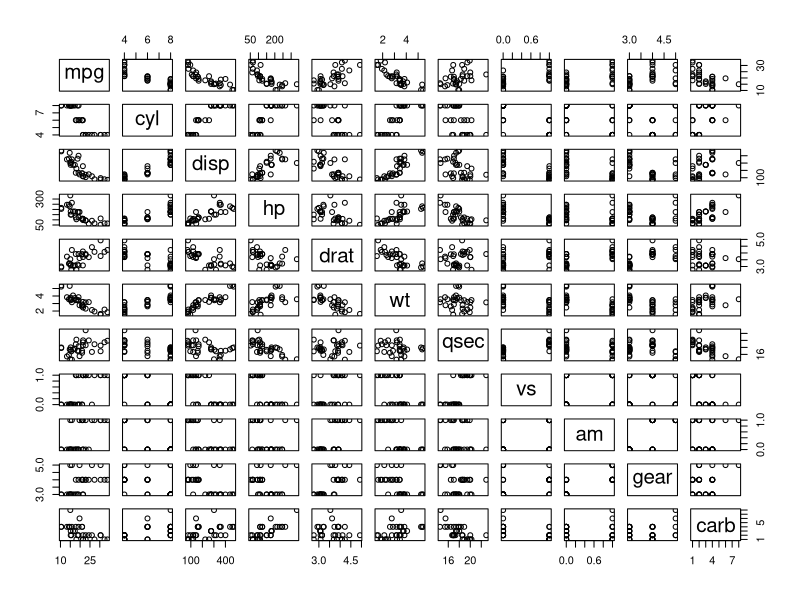
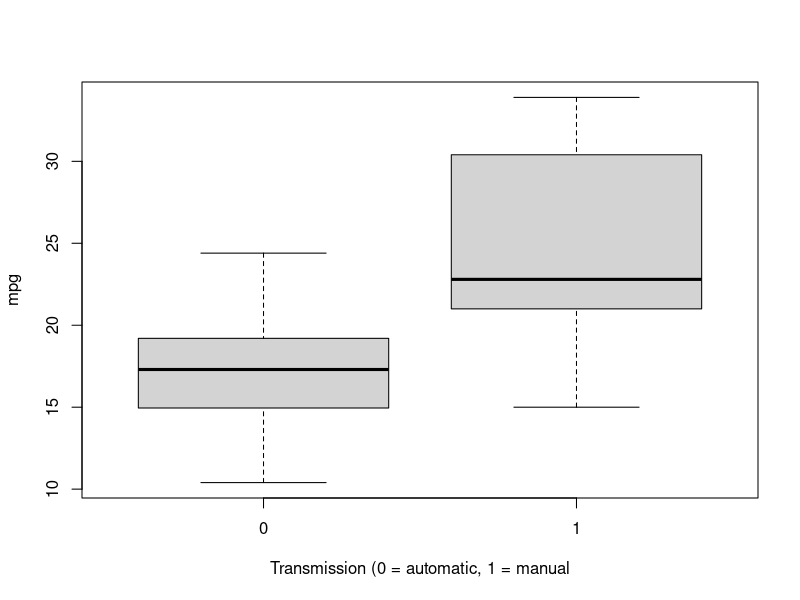
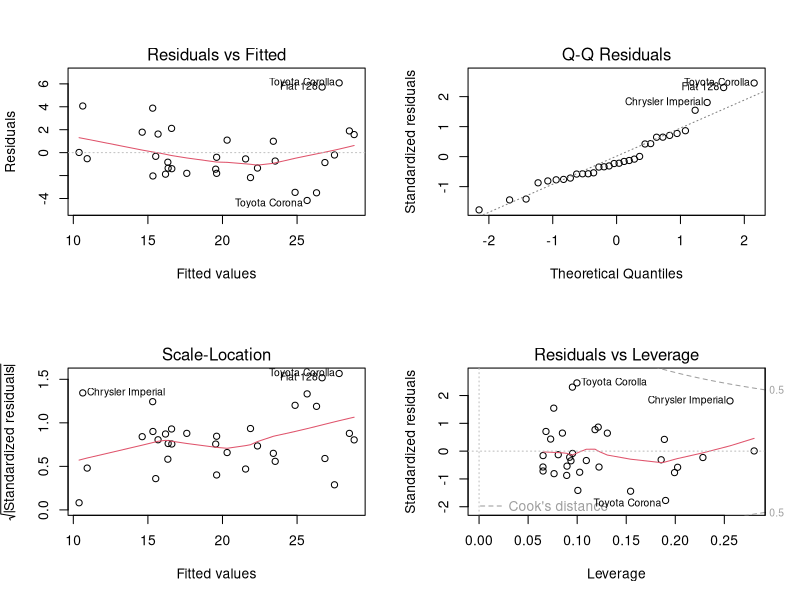

The R source for these figures, in order:
# Analysis

data("mtcars")

print(head(mtcars))

pairs(mtcars)

# mt and am variables should be categorial varaibles
mtcars$vs <- as.factor(mtcars$vs)
mtcars$am <- as.factor(mtcars$am)

# realtion hip between mpg and transmission
boxplot(mpg ~ am, data = mtcars, xlab="Transmission (0 = automatic, 1 = manual")

fit_simple <- lm(mpg ~ am, data=mtcars)
print(summary(fit_simple))

# analysis of variance
analysis <- aov(mpg ~., data = mtcars)
print(summary(analysis))

# first model
lm <- lm(mpg ~ cyl + disp + wt + drat + am, data=mtcars)
print(summary(lm))

#refine
lm <- lm(mpg ~  cyl + disp + wt + am, data=mtcars)
print(summary(lm))

#final
lm <- lm(mpg ~ cyl + wt+ am, data = mtcars)
print(summary(lm))

par(mfrow = c(2, 2))
plot(lm)
